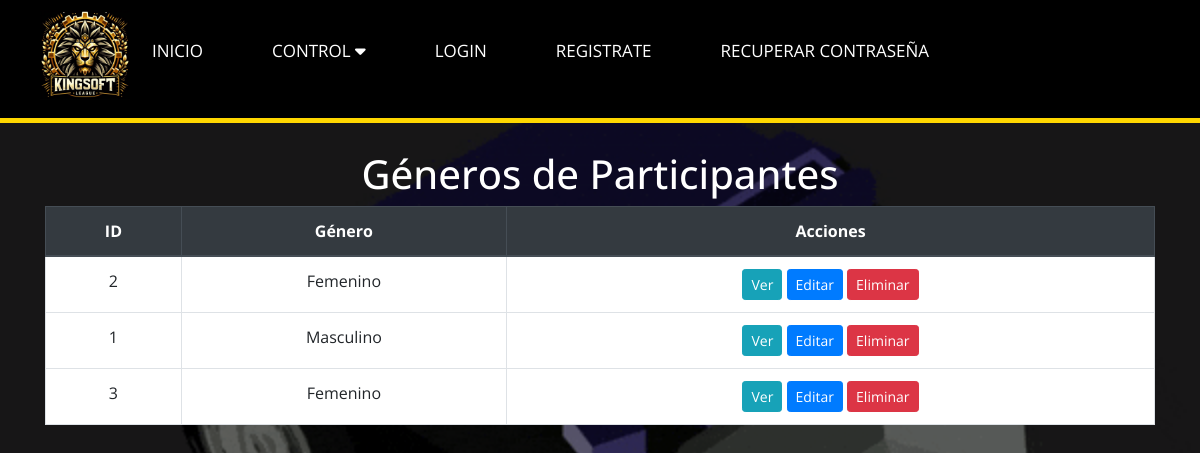
Before: /Versión_1/Diseño/ParticipanteGeneroView.php with the older database file.
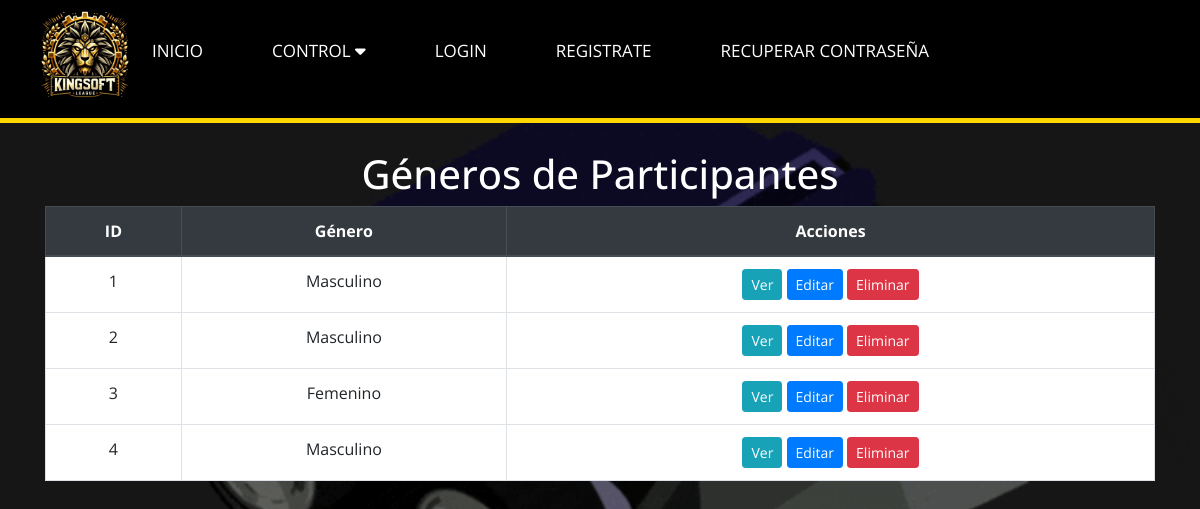
After: the same page with the newer database file.
### tables this page shows
CREATE TABLE `participante_genero` (
  `id` int(11) NOT NULL,
  `genero` varchar(20) DEFAULT NULL
);

### Versión_1/Diseño/ParticipanteGeneroController.php (called while the page is built, shortened)
<?php
require_once 'ParticipanteGeneroModel.php';
class ParticipanteGeneroController {
    private $model;
    public function __construct($db) {
        $this->model = new ParticipanteGeneroModel($db);
    }
    public function getAllParticipanteGenero() {
        return $this->model->getAllParticipanteGenero();
    }
}
?>

### Versión_1/Diseño/ParticipanteGeneroModel.php (called while the page is built, shortened)
<?php
class ParticipanteGeneroModel {
    private $conn;
    public function __construct($db) {
        $this->conn = $db;
    }
    public function getAllParticipanteGenero() {
        $query = "SELECT * FROM participante_genero";
        $stmt = $this->conn->prepare($query);
        $stmt->execute();
        return $stmt;
    }
}
?>

### Versión_1/Diseño/ParticipanteGeneroView.php (the view, shortened to what this page needs)
<?php
require_once 'ParticipanteGeneroController.php';
$db = new PDO('mysql:host=localhost;dbname=datosks', 'root', '');
$controller = new ParticipanteGeneroController($db);
$participante_genero = $controller->getAllParticipanteGenero();
?>
<!DOCTYPE html>
<html lang="en">
<head>
    <link rel="stylesheet" href="https://maxcdn.bootstrapcdn.com/bootstrap/4.5.2/css/bootstrap.min.css">
</head>
<body>
<?php
    include 'navegador.php'
    ?>
    <div class="container">
        <h1>Géneros de Participantes</h1>
        <table class="table table-bordered">
            <thead class="thead-dark">
                <tr>
                    <th>ID</th>
                    <th>Género</th>
                    <th>Acciones</th>
                </tr>
            </thead>
            <tbody>
                <?php while ($genero = $participante_genero->fetch(PDO::FETCH_ASSOC)) : ?>
                    <tr>
                        <td><?php echo $genero['id']; ?></td>
                        <td><?php echo $genero['genero']; ?></td>
                        <td>
                            <a href="vergenero.php?id=<?php echo $genero['id']; ?>" class="btn btn-info btn-sm">Ver</a>
                            <a href="editargenero.php?id=<?php echo $genero['id']; ?>" class="btn btn-primary btn-sm">Editar</a>
                            <a href="eliminargenero.php?id=<?php echo $genero['id']; ?>" class="btn btn-danger btn-sm">Eliminar</a>
                        </td>
                    </tr>
                <?php endwhile; ?>
            </tbody>
        </table>
    </div>
</body>
</html>

Changed rows visible on the page:
shown differently, row unchanged: participante_genero id 1: moves up the list
changed participante_genero id 2: genero "Femenino" → "Masculino"
added participante_genero: id "4", genero "Masculino"
